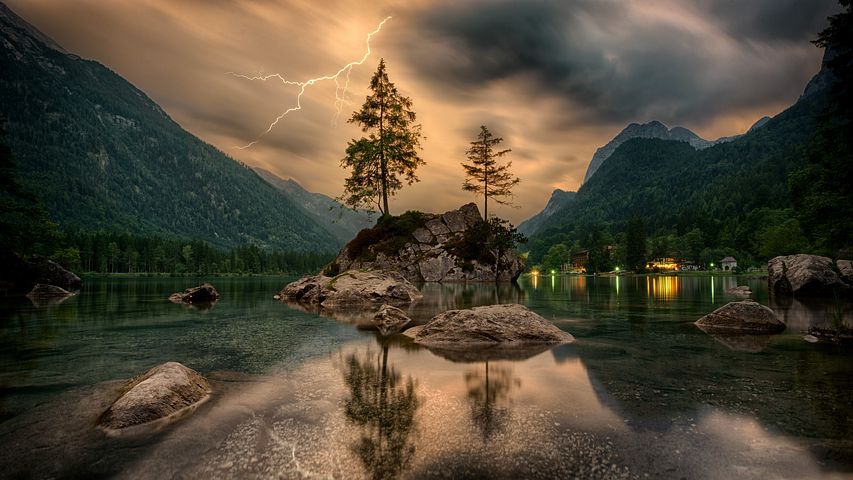
#> input picture Photos/1.jpg, 853 x 480 px
$ python masking.py
#> lines starting #> are read from the running program, lines starting #| are printed output that depends on the picture; after the words box and inside, x2 and y2 are one past the last pixel; in counts of white or black regions, pixels touching at a corner belong together
import  cv2 as cv
import numpy as np
img =cv.imread('Photos/1.jpg')
#> img is the input picture: shape (480, 853, 3); mean B, G, R 54.5, 71, 79.8
cv.imshow('img',img)

blank=np.zeros(img.shape[:2],dtype='uint8')
# cv.imshow('blank img',blank)

mask=cv.circle(blank,(img.shape[1]//2,img.shape[0]//2),100,255,-1)
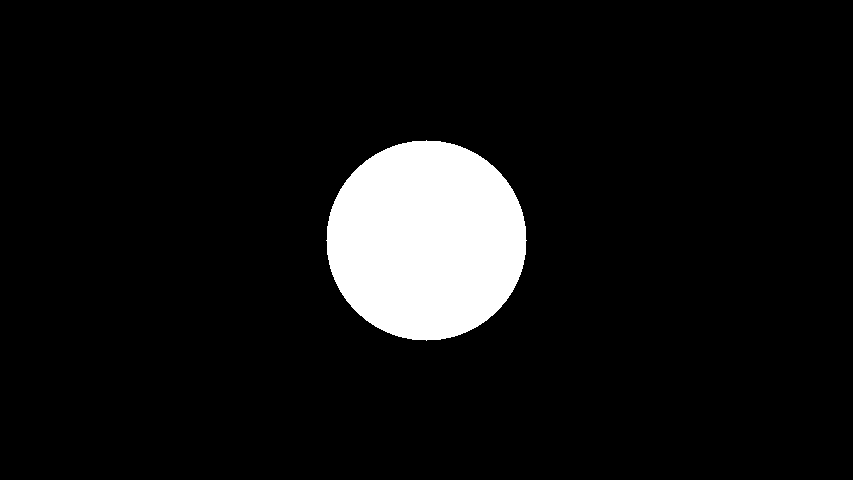
#> blank: shape (480, 853); 7.7% white; 1 white region, box (x1, y1, x2, y2) and area: (326, 140, 527, 341) 31417
# cv.imshow('mask',mask)


masked= cv.bitwise_and(img,img,mask=mask)
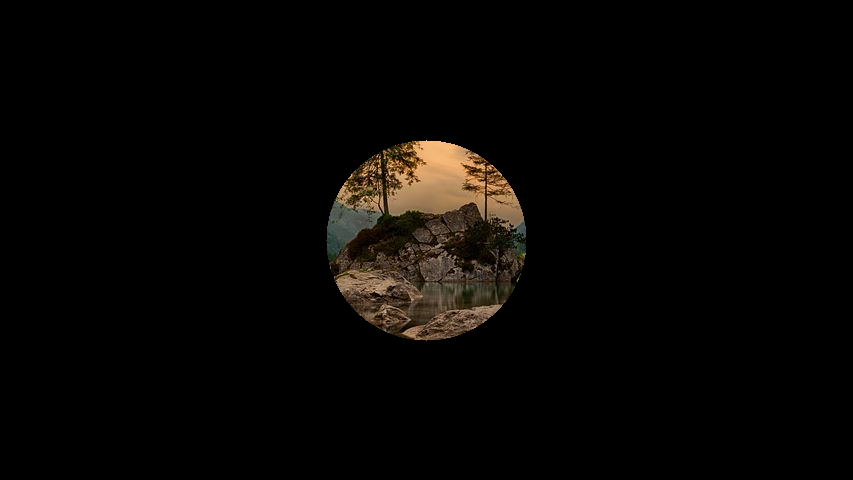
#> masked: shape (480, 853, 3); mean B, G, R 3.8, 5.7, 7.3
cv.imshow('masked',masked)


cv.waitKey(0)
